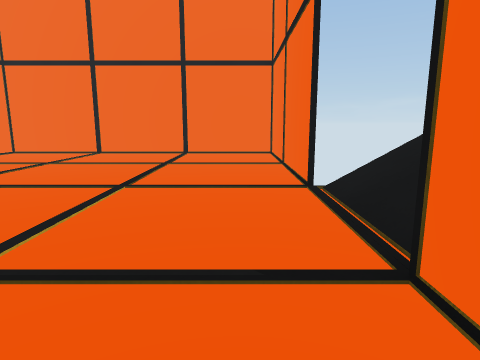
[1] (above)

12 first-person views from a walk through a Unity game level. The camera is 1.3 m above the floor, tilts 10° down and sees 75° across. The floor is counted in squares, 1 m on a side. Each view is taken from the middle of a square. On the plan, view 1 faces up. The plan holds only what a view shows up to about 14 squares ahead; the rest is blank. The place goes on beyond the plan. The player is left out. Surface patterns are stand-ins for the level's own textures.

[2]
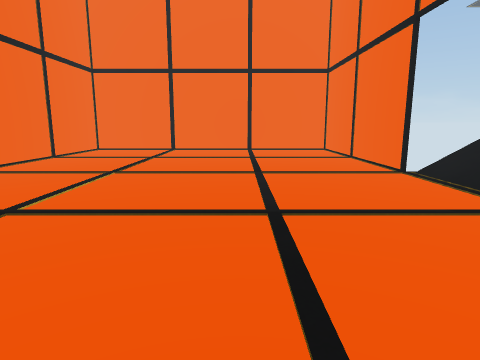

[3]
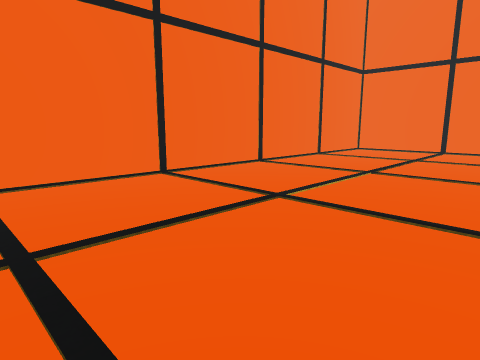

[4]
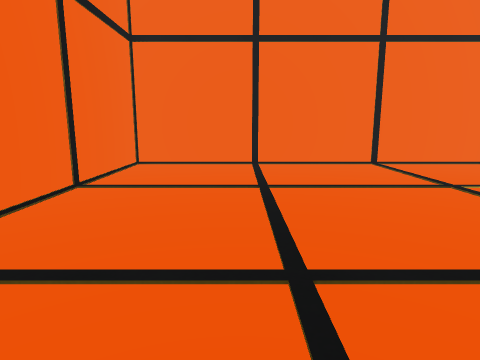

[5]
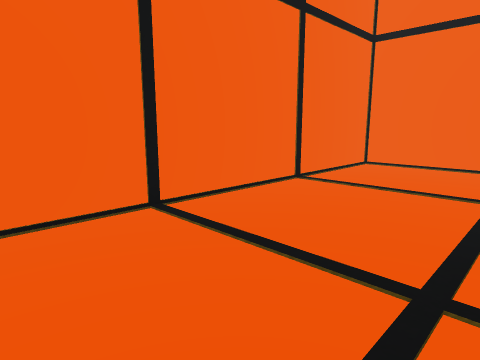

[6]
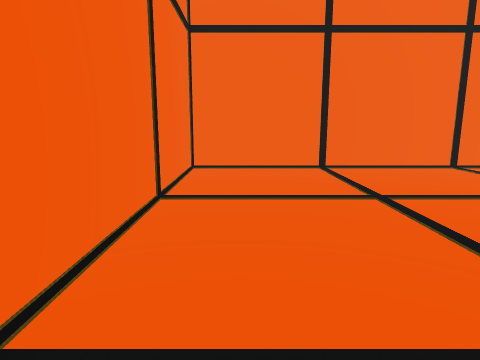

[7]
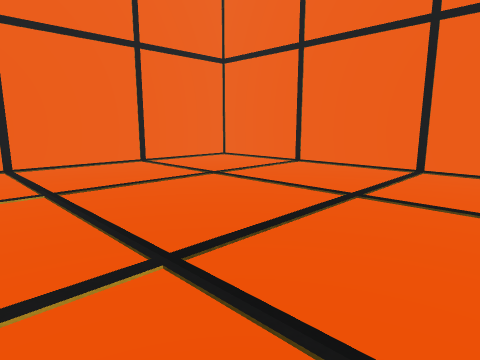

[8]
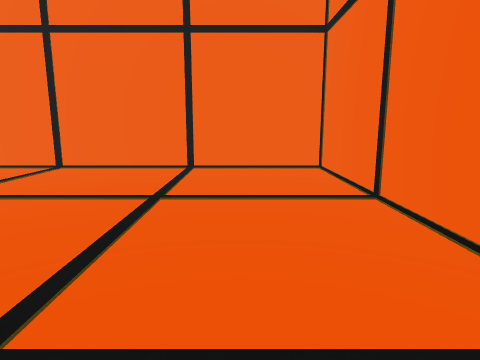

[9]
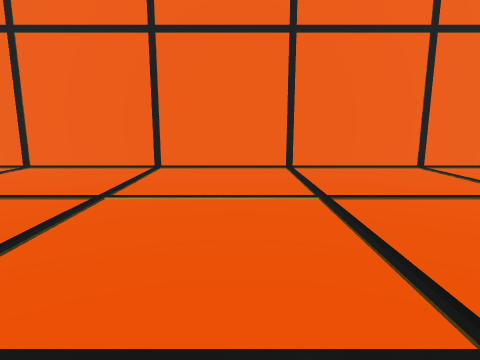

[10]
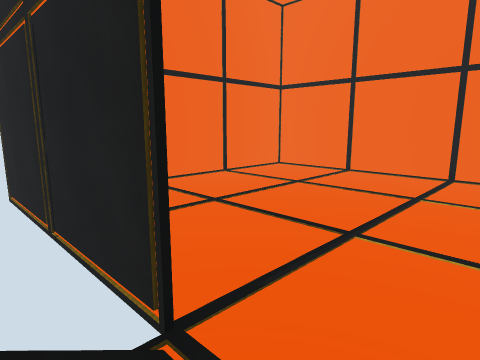

[11]
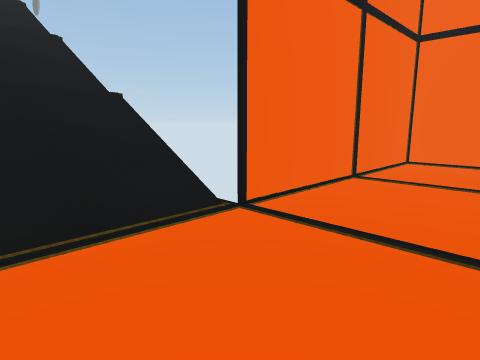

[12]
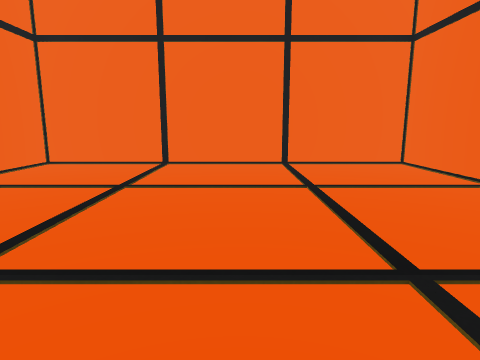

### Floor plan
Key: @ floor where view 1 was taken; # wall or solid block; . floor; / step, stairs or slope.
Columns run from 11 left of view 1 to 12 right of it. Each row starts with its distance up from view 1.
 15 ##############
 14 #............#
 13 #............#
 12 #............#
 11 #............#
 10 #............#
  9 #............#
  8 #............#
  7 #............#
  6 #............///
  5 #............//////
  4 #............///////////
  3 #............///////////
  2 #............#
  1 #............#
  0 #..........@.#
 -1 #............#
 -2 #............#
 -3 #............#
 -4 #............#
 -5 #............#
 -6 ##############

Positions as (right, up) in squares from view 1, and headings:
1: (0, 0), facing up
2: (-3, -2), facing up
3: (-3, -2), facing up-left
4: (0, -2), facing left
5: (0, -1), facing down-left
6: (0, 4), facing down
7: (0, 5), facing up-left
8: (-1, 5), facing up
9: (-1, 5), facing left
10: (3, 5), facing down-left
11: (-2, 6), facing down-right
12: (-4, 4), facing up
